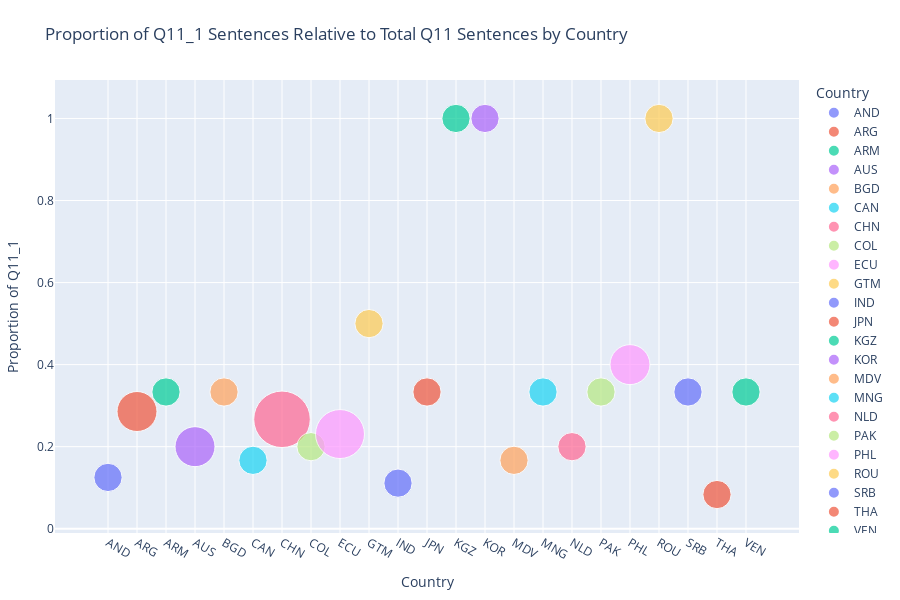

The notebook cell this image was saved under:
### Code cell
## (Visualization -I) ##

# This code filters predicted Q11-related labels from the predictions dataset,
# calculates sentence counts and proportions of given response per country,
# prepares the data for ordered plotting,
# then creates and displays a scatter plot showing the proportion of Q11_1 sentences relative to total Q11 sentences by country,
# with point sizes representing sentence counts, x-axis showing the countries and y-axis the proportion of given response to total count responses.

%run visualize_preds_props.py

### Figure 1 — Plotly figure (JSON) as saved in the notebook; plotly's stock layout.template omitted (floating-point values rounded to 4 significant figures)
{"data": [{"hovertemplate": "<b>%{hovertext}</b><br><br>Country=%{x}<br>Proportion of Q11_1=%{y}<br>Sentence Count=%{marker.size}<extra></extra>", "hovertext": ["AND"], "legendgroup": "AND", "marker": {"color": "#636efa", "size": [1], "sizemode": "area", "sizeref": 0.0025, "symbol": "circle"}, "mode": "markers", "name": "AND", "orientation": "v", "showlegend": true, "type": "scatter", "x": ["AND"], "xaxis": "x", "y": [0.125], "yaxis": "y"}, {"hovertemplate": "<b>%{hovertext}</b><br><br>Country=%{x}<br>Proportion of Q11_1=%{y}<br>Sentence Count=%{marker.size}<extra></extra>", "hovertext": ["ARG"], "legendgroup": "ARG", "marker": {"color": "#EF553B", "size": [2], "sizemode": "area", "sizeref": 0.0025, "symbol": "circle"}, "mode": "markers", "name": "ARG", "orientation": "v", "showlegend": true, "type": "scatter", "x": ["ARG"], "xaxis": "x", "y": [0.2857], "yaxis": "y"}, {"hovertemplate": "<b>%{hovertext}</b><br><br>Country=%{x}<br>Proportion of Q11_1=%{y}<br>Sentence Count=%{marker.size}<extra></extra>", "hovertext": ["ARM"], "legendgroup": "ARM", "marker": {"color": "#00cc96", "size": [1], "sizemode": "area", "sizeref": 0.0025, "symbol": "circle"}, "mode": "markers", "name": "ARM", "orientation": "v", "showlegend": true, "type": "scatter", "x": ["ARM"], "xaxis": "x", "y": [0.3333], "yaxis": "y"}, {"hovertemplate": "<b>%{hovertext}</b><br><br>Country=%{x}<br>Proportion of Q11_1=%{y}<br>Sentence Count=%{marker.size}<extra></extra>", "hovertext": ["AUS"], "legendgroup": "AUS", "marker": {"color": "#ab63fa", "size": [2], "sizemode": "area", "sizeref": 0.0025, "symbol": "circle"}, "mode": "markers", "name": "AUS", "orientation": "v", "showlegend": true, "type": "scatter", "x": ["AUS"], "xaxis": "x", "y": [0.2], "yaxis": "y"}, {"hovertemplate": "<b>%{hovertext}</b><br><br>Country=%{x}<br>Proportion of Q11_1=%{y}<br>Sentence Count=%{marker.size}<extra></extra>", "hovertext": ["BGD"], "legendgroup": "BGD", "marker": {"color": "#FFA15A", "size": [1], "sizemode": "area", "sizeref": 0.0025, "symbol": "circle"}, "mode": "markers", "name": "BGD", "orientation": "v", "showlegend": true, "type": "scatter", "x": ["BGD"], "xaxis": "x", "y": [0.3333], "yaxis": "y"}, {"hovertemplate": "<b>%{hovertext}</b><br><br>Country=%{x}<br>Proportion of Q11_1=%{y}<br>Sentence Count=%{marker.size}<extra></extra>", "hovertext": ["CAN"], "legendgroup": "CAN", "marker": {"color": "#19d3f3", "size": [1], "sizemode": "area", "sizeref": 0.0025, "symbol": "circle"}, "mode": "markers", "name": "CAN", "orientation": "v", "showlegend": true, "type": "scatter", "x": ["CAN"], "xaxis": "x", "y": [0.1667], "yaxis": "y"}, {"hovertemplate": "<b>%{hovertext}</b><br><br>Country=%{x}<br>Proportion of Q11_1=%{y}<br>Sentence Count=%{marker.size}<extra></extra>", "hovertext": ["CHN"], "legendgroup": "CHN", "marker": {"color": "#FF6692", "size": [4], "sizemode": "area", "sizeref": 0.0025, "symbol": "circle"}, "mode": "markers", "name": "CHN", "orientation": "v", "showlegend": true, "type": "scatter", "x": ["CHN"], "xaxis": "x", "y": [0.2667], "yaxis": "y"}, {"hovertemplate": "<b>%{hovertext}</b><br><br>Country=%{x}<br>Proportion of Q11_1=%{y}<br>Sentence Count=%{marker.size}<extra></extra>", "hovertext": ["COL"], "legendgroup": "COL", "marker": {"color": "#B6E880", "size": [1], "sizemode": "area", "sizeref": 0.0025, "symbol": "circle"}, "mode": "markers", "name": "COL", "orientation": "v", "showlegend": true, "type": "scatter", "x": ["COL"], "xaxis": "x", "y": [0.2], "yaxis": "y"}, {"hovertemplate": "<b>%{hovertext}</b><br><br>Country=%{x}<br>Proportion of Q11_1=%{y}<br>Sentence Count=%{marker.size}<extra></extra>", "hovertext": ["ECU"], "legendgroup": "ECU", "marker": {"color": "#FF97FF", "size": [3], "sizemode": "area", "sizeref": 0.0025, "symbol": "circle"}, "mode": "markers", "name": "ECU", "orientation": "v", "showlegend": true, "type": "scatter", "x": ["ECU"], "xaxis": "x", "y": [0.2308], "yaxis": "y"}, {"hovertemplate": "<b>%{hovertext}</b><br><br>Country=%{x}<br>Proportion of Q11_1=%{y}<br>Sentence Count=%{marker.size}<extra></extra>", "hovertext": ["GTM"], "legendgroup": "GTM", "marker": {"color": "#FECB52", "size": [1], "sizemode": "area", "sizeref": 0.0025, "symbol": "circle"}, "mode": "markers", "name": "GTM", "orientation": "v", "showlegend": true, "type": "scatter", "x": ["GTM"], "xaxis": "x", "y": [0.5], "yaxis": "y"}, {"hovertemplate": "<b>%{hovertext}</b><br><br>Country=%{x}<br>Proportion of Q11_1=%{y}<br>Sentence Count=%{marker.size}<extra></extra>", "hovertext": ["IND"], "legendgroup": "IND", "marker": {"color": "#636efa", "size": [1], "sizemode": "area", "sizeref": 0.0025, "symbol": "circle"}, "mode": "markers", "name": "IND", "orientation": "v", "showlegend": true, "type": "scatter", "x": ["IND"], "xaxis": "x", "y": [0.1111], "yaxis": "y"}, {"hovertemplate": "<b>%{hovertext}</b><br><br>Country=%{x}<br>Proportion of Q11_1=%{y}<br>Sentence Count=%{marker.size}<extra></extra>", "hovertext": ["JPN"], "legendgroup": "JPN", "marker": {"color": "#EF553B", "size": [1], "sizemode": "area", "sizeref": 0.0025, "symbol": "circle"}, "mode": "markers", "name": "JPN", "orientation": "v", "showlegend": true, "type": "scatter", "x": ["JPN"], "xaxis": "x", "y": [0.3333], "yaxis": "y"}, {"hovertemplate": "<b>%{hovertext}</b><br><br>Country=%{x}<br>Proportion of Q11_1=%{y}<br>Sentence Count=%{marker.size}<extra></extra>", "hovertext": ["KGZ"], "legendgroup": "KGZ", "marker": {"color": "#00cc96", "size": [1], "sizemode": "area", "sizeref": 0.0025, "symbol": "circle"}, "mode": "markers", "name": "KGZ", "orientation": "v", "showlegend": true, "type": "scatter", "x": ["KGZ"], "xaxis": "x", "y": [1.0], "yaxis": "y"}, {"hovertemplate": "<b>%{hovertext}</b><br><br>Country=%{x}<br>Proportion of Q11_1=%{y}<br>Sentence Count=%{marker.size}<extra></extra>", "hovertext": ["KOR"], "legendgroup": "KOR", "marker": {"color": "#ab63fa", "size": [1], "sizemode": "area", "sizeref": 0.0025, "symbol": "circle"}, "mode": "markers", "name": "KOR", "orientation": "v", "showlegend": true, "type": "scatter", "x": ["KOR"], "xaxis": "x", "y": [1.0], "yaxis": "y"}, {"hovertemplate": "<b>%{hovertext}</b><br><br>Country=%{x}<br>Proportion of Q11_1=%{y}<br>Sentence Count=%{marker.size}<extra></extra>", "hovertext": ["MDV"], "legendgroup": "MDV", "marker": {"color": "#FFA15A", "size": [1], "sizemode": "area", "sizeref": 0.0025, "symbol": "circle"}, "mode": "markers", "name": "MDV", "orientation": "v", "showlegend": true, "type": "scatter", "x": ["MDV"], "xaxis": "x", "y": [0.1667], "yaxis": "y"}, {"hovertemplate": "<b>%{hovertext}</b><br><br>Country=%{x}<br>Proportion of Q11_1=%{y}<br>Sentence Count=%{marker.size}<extra></extra>", "hovertext": ["MNG"], "legendgroup": "MNG", "marker": {"color": "#19d3f3", "size": [1], "sizemode": "area", "sizeref": 0.0025, "symbol": "circle"}, "mode": "markers", "name": "MNG", "orientation": "v", "showlegend": true, "type": "scatter", "x": ["MNG"], "xaxis": "x", "y": [0.3333], "yaxis": "y"}, {"hovertemplate": "<b>%{hovertext}</b><br><br>Country=%{x}<br>Proportion of Q11_1=%{y}<br>Sentence Count=%{marker.size}<extra></extra>", "hovertext": ["NLD"], "legendgroup": "NLD", "marker": {"color": "#FF6692", "size": [1], "sizemode": "area", "sizeref": 0.0025, "symbol": "circle"}, "mode": "markers", "name": "NLD", "orientation": "v", "showlegend": true, "type": "scatter", "x": ["NLD"], "xaxis": "x", "y": [0.2], "yaxis": "y"}, {"hovertemplate": "<b>%{hovertext}</b><br><br>Country=%{x}<br>Proportion of Q11_1=%{y}<br>Sentence Count=%{marker.size}<extra></extra>", "hovertext": ["PAK"], "legendgroup": "PAK", "marker": {"color": "#B6E880", "size": [1], "sizemode": "area", "sizeref": 0.0025, "symbol": "circle"}, "mode": "markers", "name": "PAK", "orientation": "v", "showlegend": true, "type": "scatter", "x": ["PAK"], "xaxis": "x", "y": [0.3333], "yaxis": "y"}, {"hovertemplate": "<b>%{hovertext}</b><br><br>Country=%{x}<br>Proportion of Q11_1=%{y}<br>Sentence Count=%{marker.size}<extra></extra>", "hovertext": ["PHL"], "legendgroup": "PHL", "marker": {"color": "#FF97FF", "size": [2], "sizemode": "area", "sizeref": 0.0025, "symbol": "circle"}, "mode": "markers", "name": "PHL", "orientation": "v", "showlegend": true, "type": "scatter", "x": ["PHL"], "xaxis": "x", "y": [0.4], "yaxis": "y"}, {"hovertemplate": "<b>%{hovertext}</b><br><br>Country=%{x}<br>Proportion of Q11_1=%{y}<br>Sentence Count=%{marker.size}<extra></extra>", "hovertext": ["ROU"], "legendgroup": "ROU", "marker": {"color": "#FECB52", "size": [1], "sizemode": "area", "sizeref": 0.0025, "symbol": "circle"}, "mode": "markers", "name": "ROU", "orientation": "v", "showlegend": true, "type": "scatter", "x": ["ROU"], "xaxis": "x", "y": [1.0], "yaxis": "y"}, {"hovertemplate": "<b>%{hovertext}</b><br><br>Country=%{x}<br>Proportion of Q11_1=%{y}<br>Sentence Count=%{marker.size}<extra></extra>", "hovertext": ["SRB"], "legendgroup": "SRB", "marker": {"color": "#636efa", "size": [1], "sizemode": "area", "sizeref": 0.0025, "symbol": "circle"}, "mode": "markers", "name": "SRB", "orientation": "v", "showlegend": true, "type": "scatter", "x": ["SRB"], "xaxis": "x", "y": [0.3333], "yaxis": "y"}, {"hovertemplate": "<b>%{hovertext}</b><br><br>Country=%{x}<br>Proportion of Q11_1=%{y}<br>Sentence Count=%{marker.size}<extra></extra>", "hovertext": ["THA"], "legendgroup": "THA", "marker": {"color": "#EF553B", "size": [1], "sizemode": "area", "sizeref": 0.0025, "symbol": "circle"}, "mode": "markers", "name": "THA", "orientation": "v", "showlegend": true, "type": "scatter", "x": ["THA"], "xaxis": "x", "y": [0.08333], "yaxis": "y"}, {"hovertemplate": "<b>%{hovertext}</b><br><br>Country=%{x}<br>Proportion of Q11_1=%{y}<br>Sentence Count=%{marker.size}<extra></extra>", "hovertext": ["VEN"], "legendgroup": "VEN", "marker": {"color": "#00cc96", "size": [1], "sizemode": "area", "sizeref": 0.0025, "symbol": "circle"}, "mode": "markers", "name": "VEN", "orientation": "v", "showlegend": true, "type": "scatter", "x": ["VEN"], "xaxis": "x", "y": [0.3333], "yaxis": "y"}], "layout": {"height": 600, "legend": {"itemsizing": "constant", "title": {"text": "Country"}, "tracegroupgap": 0}, "margin": {"b": 40, "l": 40, "r": 40, "t": 80}, "title": {"text": "Proportion of Q11_1 Sentences Relative to Total Q11 Sentences by Country"}, "xaxis": {"anchor": "y", "categoryarray": ["AND", "ARG", "ARM", "AUS", "BGD", "CAN", "CHN", "COL", "ECU", "GTM", "IND", "JPN", "KGZ", "KOR", "MDV", "MNG", "NLD", "PAK", "PHL", "ROU", "SRB", "THA", "VEN"], "categoryorder": "array", "domain": [0, 1], "title": {"text": "Country"}}, "yaxis": {"anchor": "x", "domain": [0, 1], "title": {"text": "Proportion of Q11_1"}}}}
